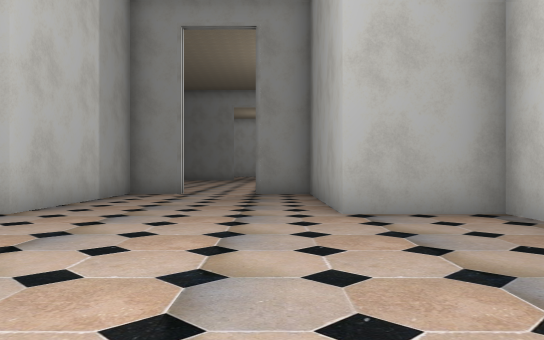
View 1 (above)

19 first-person views from a walk through a 3-D level made in the Unity game engine. The camera is 1.2 m above the floor, looks level and sees 70° across. The floor is counted in squares, 2 m on a side. Each view is taken from the middle of a square. On the plan, view 1 faces up. The plan holds only what a view shows up to about 11 squares ahead; the rest is blank. The place goes on beyond the plan. The player character is not drawn. Some surface patterns are stand-ins.

View 2
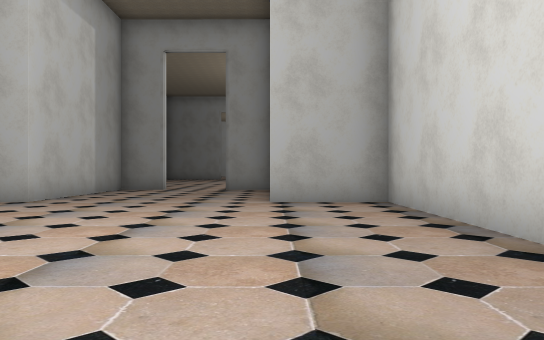

View 3
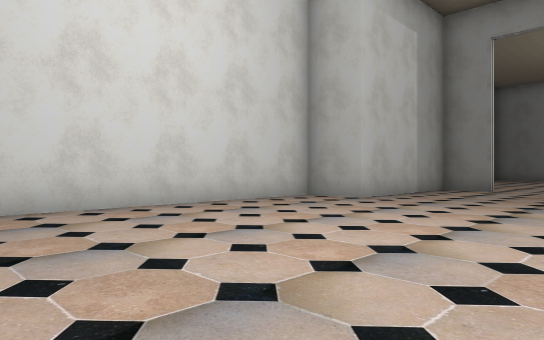

View 4
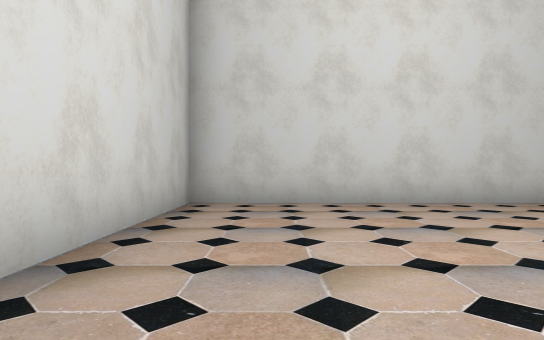

View 5
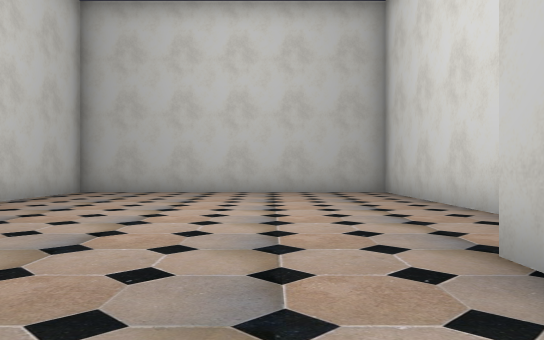

View 6
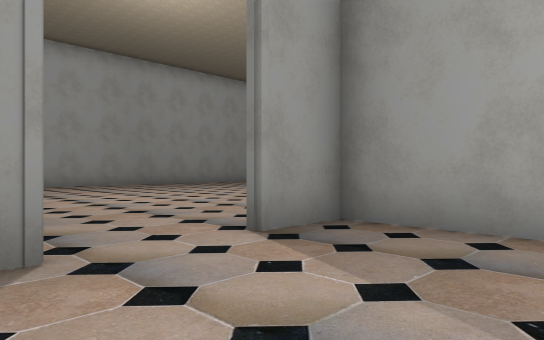

View 7
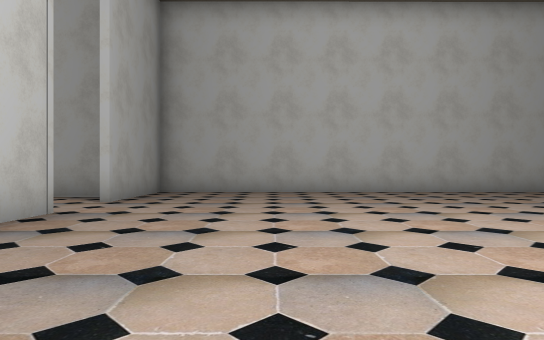

View 8
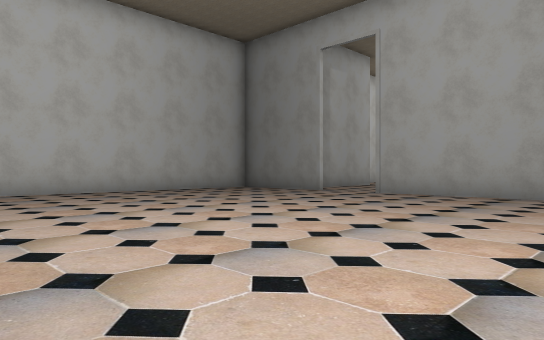

View 9
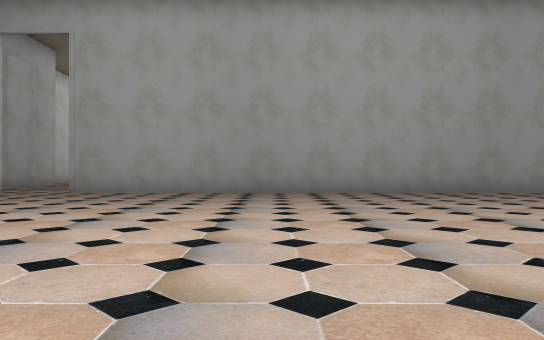

View 10
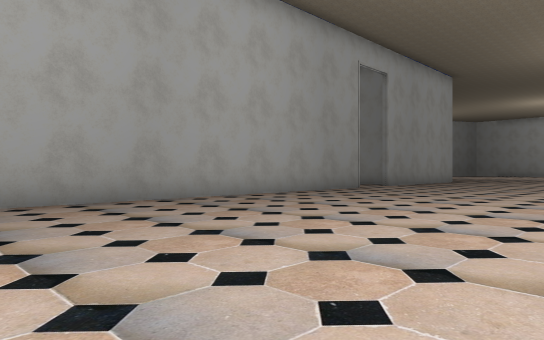

View 11
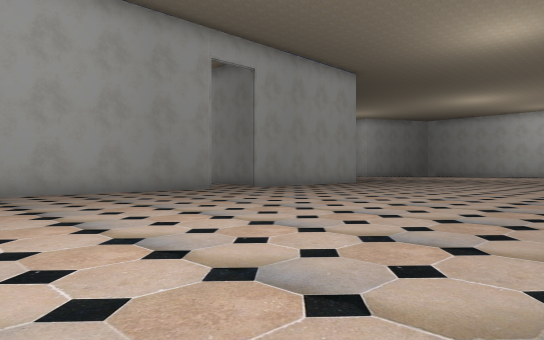

View 12
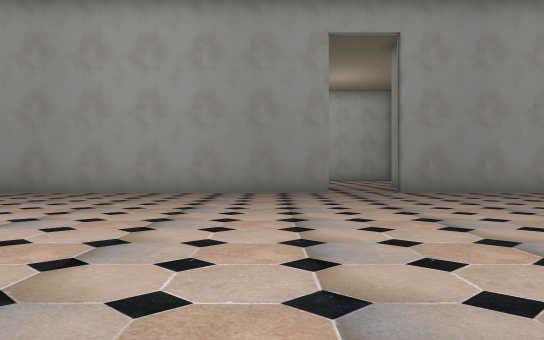

View 13
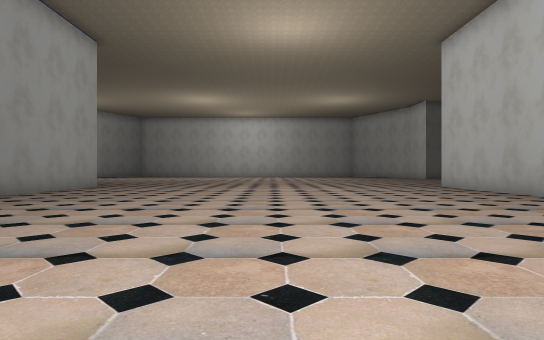

View 14
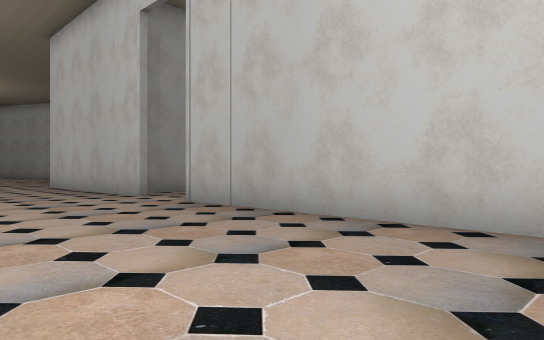

View 15
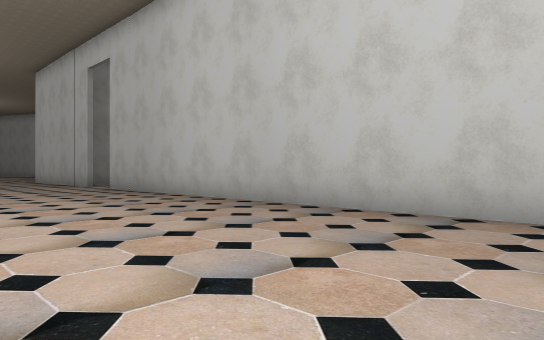

View 16
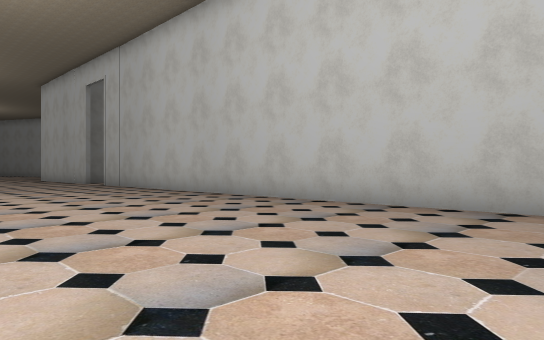

View 17
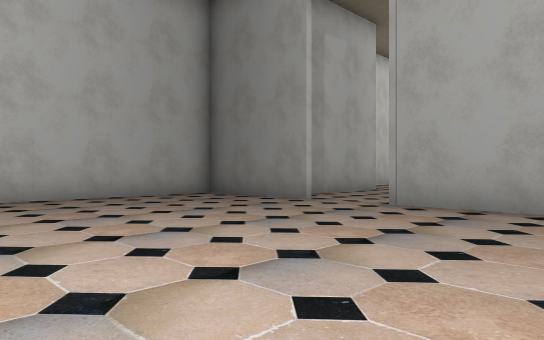

View 18
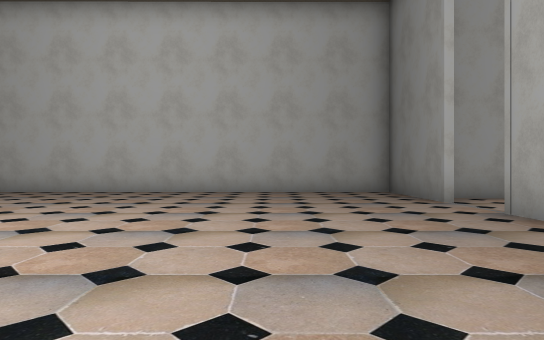

View 19
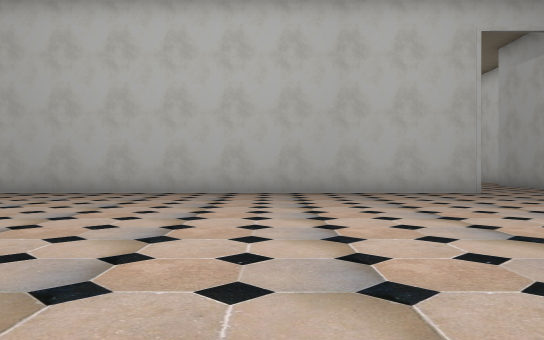

### Floor plan
Points are (right, up) in squares from view 1. A wall is a line through its corners. A room is listed if a view was taken in it or the views show most of it. See-through windows are left out.
Room 1 (views 1, 2, 3, 4, 5, 6)
walls: (-2.2, 9.8) (-3.6, 9.8) (-3.6, 5.3) (-5.1, 5.3) (-5.1, -2.5) (3.2, -2.5) (3.2, 5.3) (1, 5.3) (1, 9.8) (-0.4, 9.8)
ways out: opening at (-1.5, 10) to room 2
Room 2 (views 7, 8, 9, 10, 11, 12, 13, 14, 15, 16, 17, 18, 19)
walls: (18.6, 22.3) (-0.3, 22.2); (20.3, 9.8) (24.1, 9.8); (-0.4, 9.9) (18.5, 9.8); (-2.1, 22.2) (-5.6, 22.2) (-5.5, 10) (-2.2, 9.9); (24.3, 22.3) (20.3, 22.3)
ways out: opening at (-1.5, 10) to room 1; opening at (-1.5, 22); opening at (19.5, 10); opening at (19.5, 22)

Where each view was taken, in squares from view 1:
view 1: 0 up, 0 right, facing up
view 2: 2 down, 1 right, facing up
view 3: 2 down, 1 right, facing up-left
view 4: 1 down, 2 right, facing left
view 5: 8 up, 2 left, facing down
view 6: 7 up, 3 left, facing up-right
view 7: 13 up, 5 right, facing left
view 8: 13 up, 5 right, facing up-left
view 9: 12 up, 5 right, facing up
view 10: 15 up, 7 right, facing up-right
view 11: 12 up, 11 right, facing up-right
view 12: 12 up, 17 right, facing up
view 13: 16 up, 13 right, facing right
view 14: 14 up, 12 right, facing down-right
view 15: 15 up, 6 right, facing down-right
view 16: 16 up, 3 right, facing down-right
view 17: 16 up, 3 right, facing up-left
view 18: 19 up, 5 right, facing left
view 19: 20 up, 5 right, facing down
